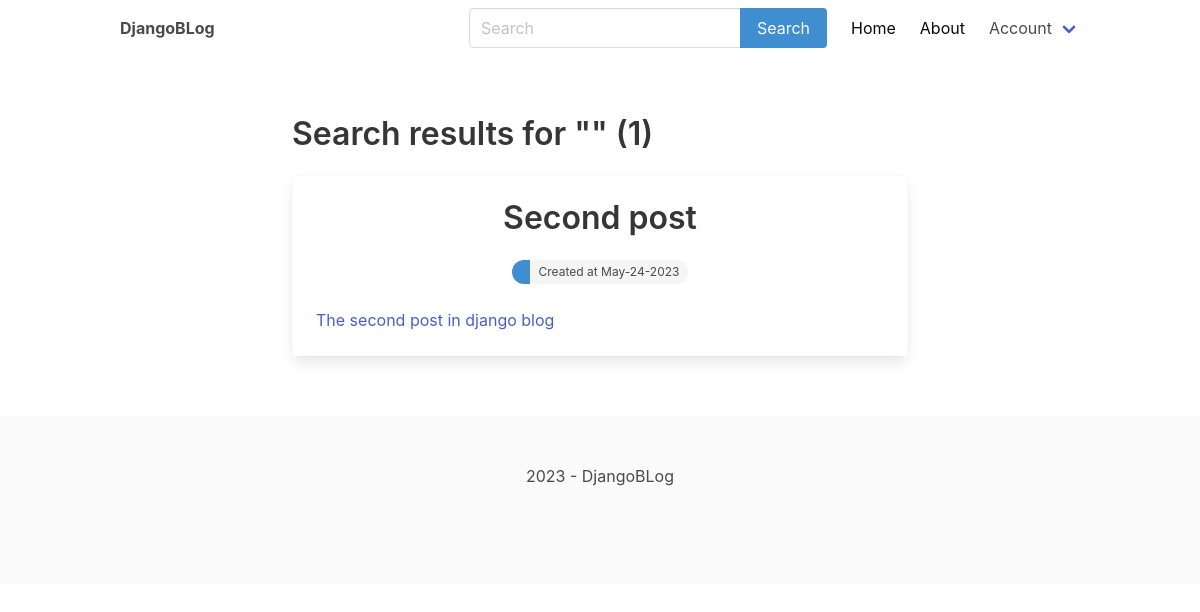
The app's page /search/, older data.
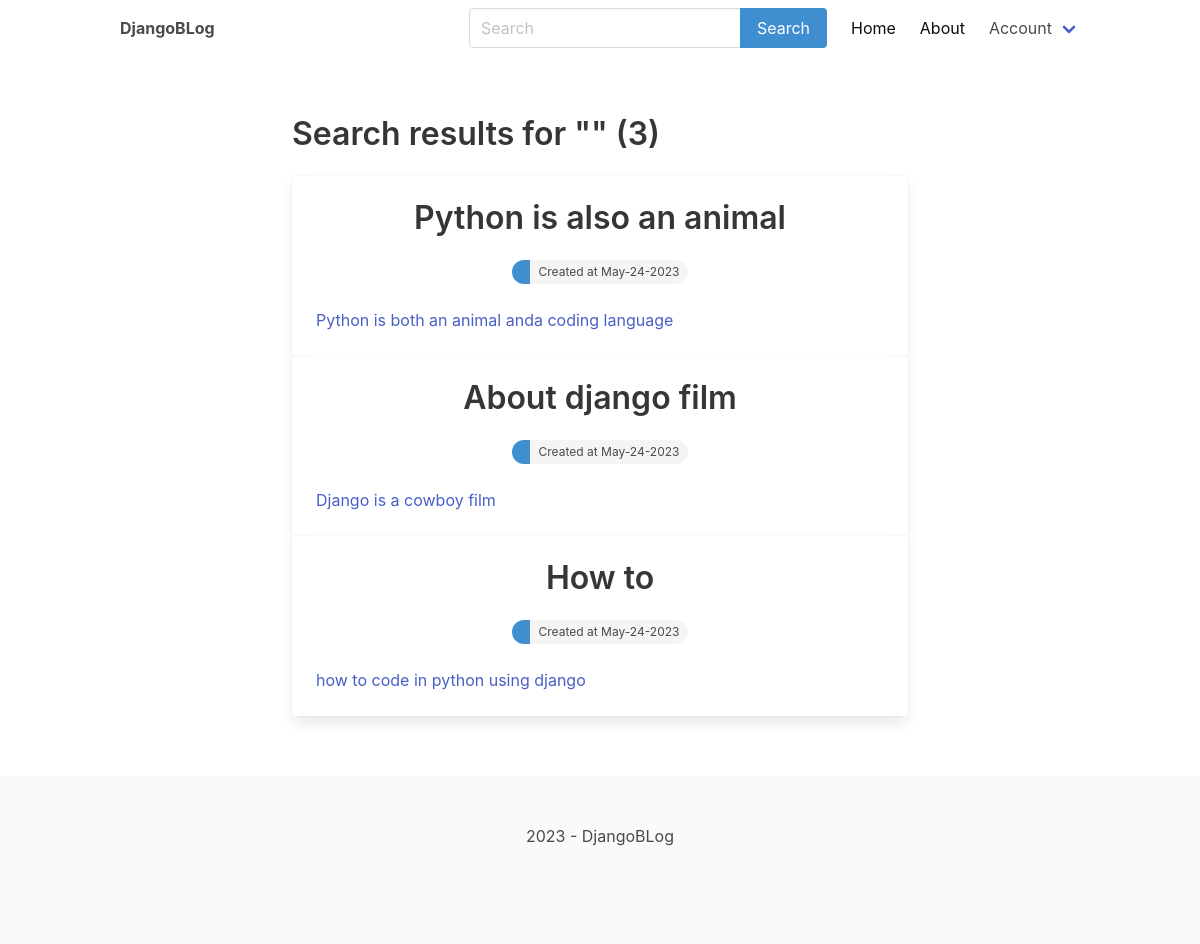
The same page, newer data.
### blog/models.py (models this page shows, shortened)
class Post(models.Model):
    ACTIVE = 'active'
    DRAFT = 'draft'
    CHOICES_STATUS = (
        (ACTIVE, 'Active'),
        (DRAFT, 'Draft'),
    )
    category = models.ForeignKey(Category, on_delete=models.CASCADE, related_name='posts', null=True)
    title = models.CharField(max_length=200)
    intro = models.CharField(max_length=200)
    slug = models.SlugField(max_length=200, unique=True)
    body = models.TextField(max_length=800)
    updated = models.DateTimeField(auto_now=True)
    created = models.DateTimeField(auto_now_add=True)
    status = models.CharField(max_length=10, choices=CHOICES_STATUS, default=DRAFT)
    class Meta:
        ordering = ['-updated', '-created']

### blog/views.py (the view)
# urls.py: path('search/', views.search, name='search'),
def search(request):
    query = request.GET.get('query', '')
    posts = Post.objects.filter(status=Post.ACTIVE).filter(Q(title__icontains=query) | Q(body__icontains=query) | Q(intro__icontains=query))
    return render(request, 'blog/search.html', {'posts': posts, 'query': query})

### blog/templates/blog/search.html (shortened to what this page needs)
{% extends 'main.html' %}
{% block content %}
    <div class="container">
        <section class="articles">
            <div class="column is-8 is-offset-2">
                <h1 class="title">
                    Search results for "{{ query }}" ({{ posts|length }})
                </h1>
                {% for post in posts %}
                    <div class="card article">
                        <div class="card-content">
                            <a href="{% url 'post_detail' post.category.slug  post.slug %}">
                                <div class="media">
                                    <div class="media-content has-text-centered">
                                        <p class="title article-title">{{ post.title }}</p>
                                        <div class="tags has-addons level-item">
                                            <span class="tag is-rounded is-info">{{ post.author }}</span>
                                            <span class="tag is-rounded">Created at {{ post.created|date:'M-d-Y' }}</span>
                                        </div>
                                    </div>
                                </div>
                                <div class="content article-intro">
                                    {{ post.intro }}
                                </div>
                            </a>
                        </div>
                    </div>
                {% empty %}
                    <div class="content">
                        <p>No result for the given query...</p>
                    </div>
                {% endfor %}
            </div>
        </section>
    </div>
{% endblock %}

### templates/main.html (shortened to what this page needs)
<!DOCTYPE html>
<html lang="en">
<head>
    <link rel="stylesheet" href="https://unpkg.com/bulma@0.9.3/css/bulma.min.css"/>
    <link rel="stylesheet" href="https://maxcdn.bootstrapcdn.com/font-awesome/4.7.0/css/font-awesome.min.css">
    <link rel='stylesheet'
          href='https://cdnjs.cloudflare.com/ajax/libs/overlayscrollbars/1.9.1/css/OverlayScrollbars.min.css'>
</head>
<body>
<nav class="navbar">
    <div class="container">
        <div class="navbar-brand">
            <a class="navbar-item" href="/">
                <strong>DjangoBLog</strong>
            </a>
        </div>
        <div id="navbarMenu" class="navbar-menu">
            <div class="navbar-end">
                <div class="navbar-item">
                    <form method="get" action="{% url 'search' %}">
                        <div class="field has-addons">
                            <div class="control">
                                <input class="input" type="text" name="query" placeholder="Search">
                            </div>
                            <div class="control">
                                <button class="button is-info">
                                    Search
                                </button>
                            </div>
                        </div>
                    </form>
                </div>
                <a class="navbar-item is-active" href="/">
                    Home
                </a>
                <a class="navbar-item is-active" href="about/">
                    About
                </a>
                <div class="navbar-item has-dropdown is-hoverable">
                    <a class="navbar-link">
                        Account
                    </a>
                </div>
            </div>
        </div>
    </div>
</nav>
<section class="section">
    <div class="container">
        {% block content %}
        {% endblock %}
    </div>
</section>
<footer class="footer">
    <div class="container">
        <div class="content has-text-centered">
            <p>
                2023 - DjangoBLog
            </p>
        </div>
    </div>
</footer>
</body>
</html>

Row changes from the older to the newer data that the page shows:
no longer on this page (row edited): Post: title "Second post", created "May-24-2023", intro "The second post in django blog"
added Post: title "Python is also an animal", created "May-24-2023", intro "Python is both an animal anda coding language"
added Post: title "About django film", created "May-24-2023", intro "Django is a cowboy film"
added Post: title "How to", created "May-24-2023", intro "how to code in python using django"
Text that changed along with them:
{{ posts|length }}: "1" → "3"
